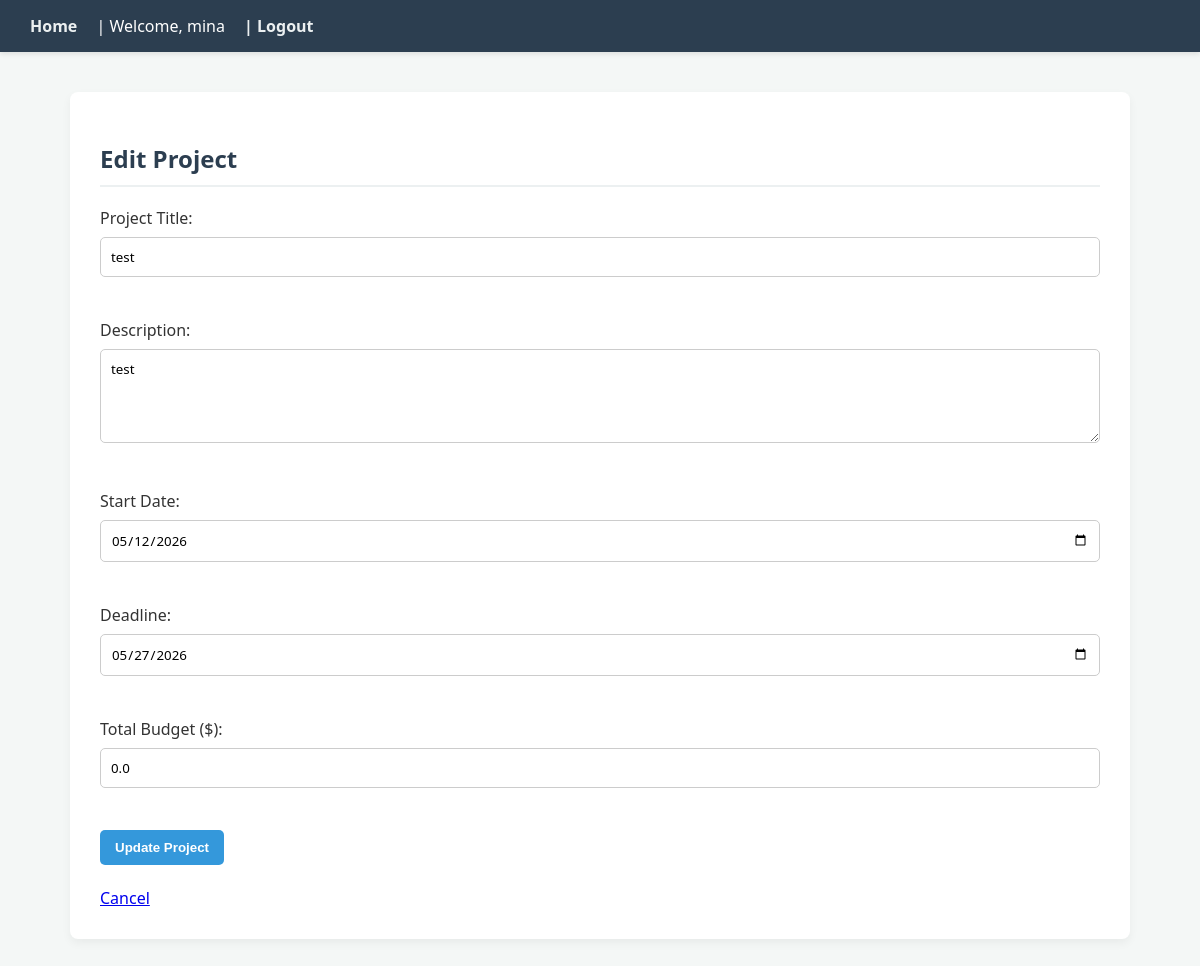
Screenshot of /edit_project/1 (signed in) with the database file from the repository.
### tables this page shows
CREATE TABLE projects (
    id INTEGER PRIMARY KEY AUTOINCREMENT,
    user_id INTEGER NOT NULL,
    title TEXT NOT NULL,
    description TEXT,
    start_date DATE NOT NULL,
    deadline DATE NOT NULL,
    budget REAL DEFAULT 0,
    FOREIGN KEY (user_id) REFERENCES users (id)
);

### app.py (the view, shortened to what this page needs)
@app.route('/edit_project/<int:project_id>', methods=('GET', 'POST'))
def edit_project(project_id):
    if 'user_id' not in session:
        return redirect(url_for('login'))
    db = get_db_connection()
    project = db.execute('SELECT * FROM projects WHERE id = ? AND user_id = ?', (project_id, session['user_id'])).fetchone()
    if project is None:
        return redirect(url_for('home'))
    return render_template('edit_project.html', project=project)

### app.py (called while the page is built)
def get_db_connection():
    conn = sqlite3.connect('database.db')
    conn.row_factory = sqlite3.Row
    return conn

### templates/edit_project.html
{% extends 'base.html' %}
{% block content %}
    <h2>Edit Project</h2>
    <form method="post">
        <label for="title">Project Title:</label><br>
        <input type="text" name="title" id="title" value="{{ project.title }}" required>
        <br><br>
        <label for="description">Description:</label><br>
        <textarea name="description" id="description" rows="4">{{ project.description }}</textarea>
        <br><br>
        <label for="start_date">Start Date:</label><br>
        <input type="date" name="start_date" id="start_date" value="{{ project.start_date }}" required>
        <br><br>
        <label for="deadline">Deadline:</label><br>
        <input type="date" name="deadline" id="deadline" value="{{ project.deadline }}" required>
        <br><br>
        <label for="budget">Total Budget ($):</label><br>
        <input type="number" step="0.01" name="budget" id="budget" value="{{ project.budget }}" required>
        <br><br>
        <input type="submit" value="Update Project">
    </form>
    <br>
    <a href="{{ url_for('home') }}">Cancel</a>
{% endblock %}

### static/style.css (style rules this page uses)
body { font-family: 'Segoe UI', Tahoma, Geneva, Verdana, sans-serif; background-color: #f4f7f6; color: #333; margin: 0; padding: 0; }
h2, h3 { color: #2c3e50; border-bottom: 2px solid #ecf0f1; padding-bottom: 10px; }
button, input[type="submit"] { background-color: #3498db; color: white; border: none; padding: 10px 15px; cursor: pointer; border-radius: 5px; font-weight: bold; transition: background-color 0.3s; }
input[type="text"], input[type="password"], input[type="number"], input[type="date"], textarea { width: 100%; padding: 10px; margin: 8px 0 20px; border: 1px solid #ccc; border-radius: 5px; box-sizing: border-box; font-family: inherit; }

### rows the page displays
projects: title "test", description "test", start_date "05/12/2026", deadline "05/27/2026", budget "0.0"

### other values shown
{{ session['username'] }} "mina"
